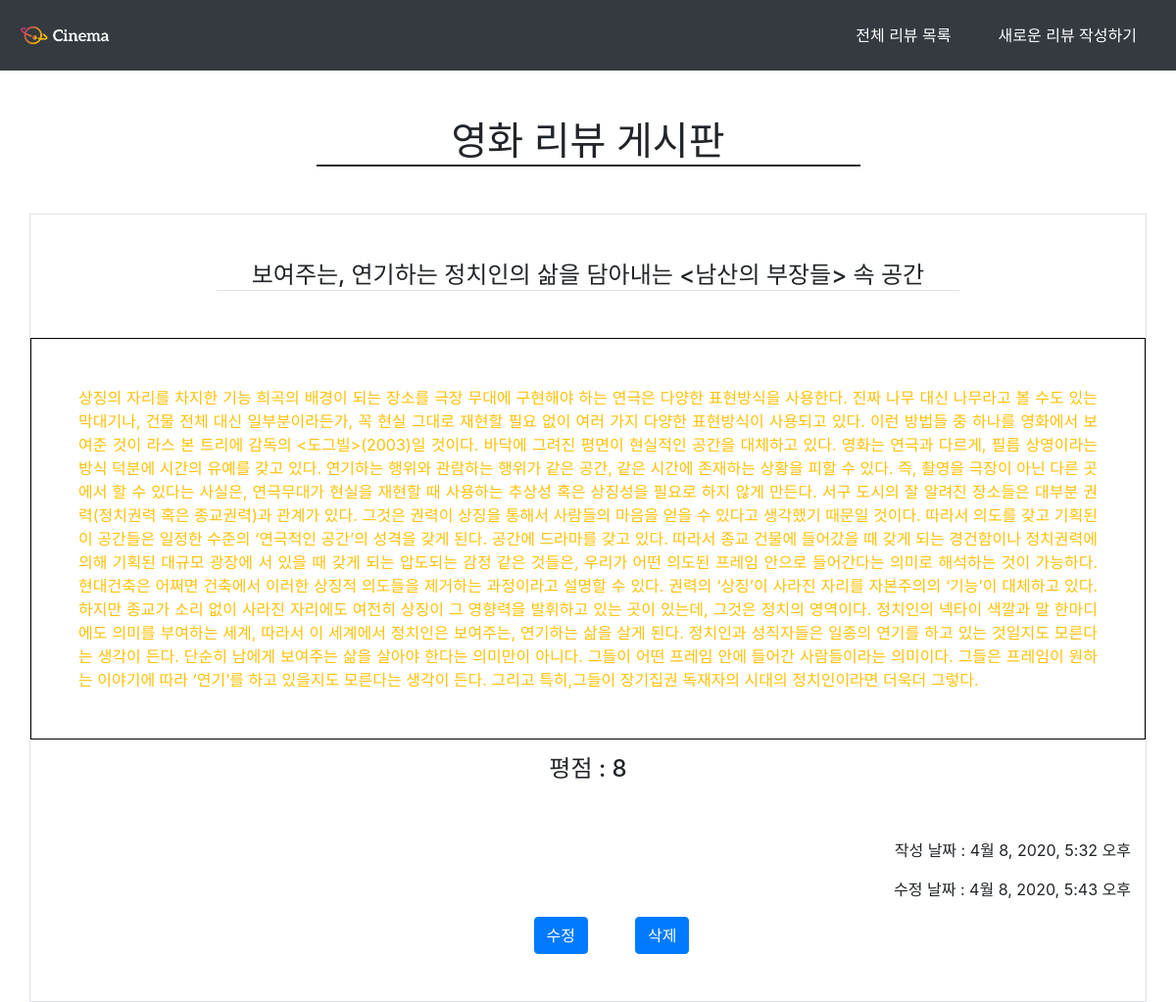
/community/6/, run on the app's committed database.
### community/models.py (models this page shows)
class Review(models.Model):
    title=models.CharField(max_length=100)
    movie_title=models.CharField(max_length=30)
    rank=models.IntegerField(default=0)
    content=models.TextField()
    created_at=models.DateTimeField(auto_now_add=True)
    updated_at=models.DateTimeField(auto_now=True)

### community/views.py (the view)
# urls.py: path('<int:id>/',views.detail,name='detail'),
def detail(request,id):
    review=get_object_or_404(Review,id=id)
    context={
        'review':review,
    }
    return render(request,'community/review_detail.html',context)

### community/templates/community/review_detail.html (shortened to what this page needs)
{% extends 'base.html' %}
    {% block nav %}
    <li class="nav-item mx-3 my-2 active"><a href="{% url 'community:index' %}" class="nav-link">전체 리뷰 목록</a></li>
    <li class="nav-item mx-3 my-2 active"><a href="{% url 'community:create' %}" class="nav-link">새로운 리뷰 작성하기</a></li>
    {% endblock %}
{% block body %}
     <div class="text-center h1 col-6 offset-3 mt-5 mb-5" style="border-bottom: 2px solid">영화 리뷰 게시판</div>
    <div class="row justify-content-center border">
        <div class="h4 text-center border-bottom col-8 offset-2 my-5 mx-0 px-0">{{ review.title }}</div>
        <p class="col-12 text-justify py-5 px-5 text-warning" style=" border:solid 1px black;font-size:1rem">
            {{review.content}}
        </p>
        <div class="col-12 h4 text-center">
            평점 : {{ review.rank }}
        </div>
        <div class="offset-4 col-8 text-right mt-5">
           <p> 작성 날짜 : {{ review.created_at}} </p>
        </div>
        <div class="offset-4 col-8 text-right">
           <p> 수정 날짜 : {{ review.updated_at}} </p>
        </div>
    <a class="btn btn-primary mx-5 mb-5" href="{% url 'community:update' review.id %}" role="button">수정</a>
    <form action="{% url 'community:delete' review.id %}" method="POST">
        <input class="btn btn-primary mb-5" type="submit" value="삭제">
    </form>
{% endblock %}

### data on the page
Review: title "보여주는, 연기하는 정치인의 삶을 담아내는 <남산의 부장들> 속 공간", content "상징의 자리를 차지한 기능 희곡의 배경이 되는 장소를 극장 무대에 구현해야 하는 연극은 다양한 표현방식을 사용한다. 진짜 나무 대신 나무라고 볼 수도 있는 막대기나, 건물 전체 대신 일부분이라든가, 꼭 현실 그대로 재현할 필요 없이 여러 가지 다양한 표현방식이 사용되고 있다. 이런 방법들 중 하나를 영화에서 보여준 것이 라스 본 트리에 감독의 <도그빌>(2003)일 것이다. 바닥에 그려진 평면이 현실적인 공간을 대체하고 있다. 영화는 연극과 다르게, 필름 상영이라는 방식 덕분에 시간의 유예를 갖고 있다. 연기하는 행위와 관람하는 행위가 같은 공간, 같은 시간에 존재하는 상황을 피할 수 있다. 즉, 촬영을 극장이 아닌 다른 곳에서 할 수 있다는 사실은, 연극무대가 현실을 재현할 때 사용하는 추상성 혹은 상징성을 필요로 하지 않게 만든다. 서구 도시의 잘 알려진 장소들은 대부분 권력(정치권력 혹은 종교권력)과 관계가 있다. 그것은 권력이 상징을 통해서 사람들의 마음을 얻을 수 있다고 생각했기 때문일 것이다. 따라서 의도를 갖고 기획된 이 공간들은 일정한 수준의 ‘연극적인 공간’의 성격을 갖게 된다. 공간에 드라마를 갖고 있다. 따라서 종교 건물에 들어갔을 때 갖게 되는 경건함이나 정치권력에 의해 기획된 대규모 광장에 서 있을 때 갖게 되는 압도되는 감정 같은 것들은, 우리가 어떤 의도된 프레임 안으로 들어간다는 의미로 해석하는 것이…", rank "8", created_at "4월 8, 2020, 5:32 오후", updated_at "4월 8, 2020, 5:43 오후"
